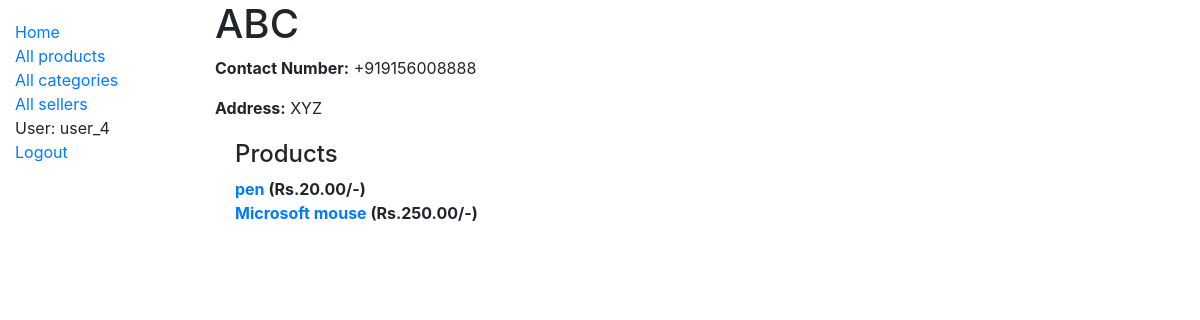
The app's page /market/seller/1 (signed in) with its own data.
### market/models.py (models this page shows, shortened)
class Seller(models.Model):
    name = models.CharField(max_length=60)
    phone = PhoneNumberField(null=False, blank=True, unique=True)
    address = models.TextField(max_length=500, null=True)

class Product(models.Model):
    name = models.CharField(max_length=50)
    price = models.DecimalField(max_digits=8, decimal_places=2)
    description = models.TextField(max_length=1000, help_text='brief description of the product', blank=True)
    image = models.ImageField(default='default.png',blank=True)
    seller = models.ForeignKey(Seller, on_delete=models.SET_NULL, null=True, blank=True)
    category = models.ManyToManyField(Category, help_text='Categories for this product', blank=True)
    stock = models.PositiveIntegerField(default=1)
    def __str__(self):
        return self.name

### market/views.py (the view)
# urls.py: path('seller/<int:pk>', views.SellerDetailView.as_view(), name='seller-detail'),
class SellerDetailView(generic.DetailView):
    model = Seller

### market/templates/market/seller_detail.html
{% extends "base_generic.html" %}
{% block content %}
    <h1>{{ seller.name }}</h1>
    <p><strong>Contact Number:</strong> {{ seller.phone }}</p>
    <p><strong>Address:</strong> {{ seller.address }}</p>
    <div style="margin-left:20px;margin-top:20px">
        <h4>Products</h4>
        <dl>
        {% for product in seller.product_set.all %}
          <dt><a href="{% url 'market:product-detail' product.pk %}">{{product}}</a> (Rs.{{ product.price }}/-)</dt>
        {% endfor %}
        </dl>
    </div>
{% endblock %}

### market/templates/base_generic.html (shortened to what this page needs)
<!DOCTYPE html>
<html lang="en">
<head>
  <link rel="stylesheet" href="https://stackpath.bootstrapcdn.com/bootstrap/4.1.3/css/bootstrap.min.css">
  {% load static %}
  <link rel="stylesheet" href="{% static 'css/styles.css' %}">
</head>
<body>
  <div class="container-fluid">
    <div class="row">
      <div class="col-sm-2">
      {% block sidebar %}
        <ul class="sidebar-nav">
          <li><a href="{% url 'market:index' %}">Home</a></li>
          <li><a href="{% url 'market:products' %}">All products</a></li>
          <li><a href="">All categories</a></li>
          <li><a href="{% url 'market:sellers' %}">All sellers</a></li>
          {% if user.is_authenticated %}
            <li>User: {{ user.get_username }}</li>
            <li><a href="{% url 'accounts:logout' %}?next={{request.path}}">Logout</a></li>
          {% else %}
            <li><a href="{% url 'accounts:login' %}?next={{request.path}}">Login</a></li>
          {% endif %}
        </ul>
     {% endblock %}
      </div>
      <div class="col-sm-10 ">{% block content %}{% endblock %}</div>
    </div>
  </div>
</body>
</html>

### market/static/css/styles.css (style rules this page uses)
.sidebar-nav { margin-top: 20px; padding: 0; list-style: none; }

### records on screen
Seller: name "ABC", phone "+919156008888", address "XYZ"
Product: name "pen", price "20.00"
Product: name "Microsoft mouse", price "250.00"

### other values on screen
{{ user.get_username }} "user_4"
